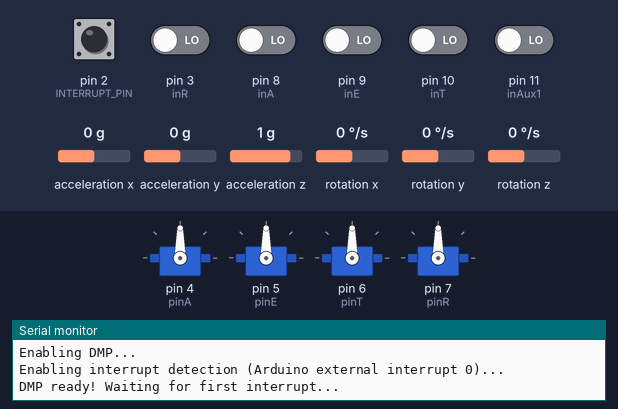
Bench run of a sketch on a simulated Arduino Uno, built with avr-gcc and run on an emulated ATmega328P. Parts: 4 × servo, the last lines printed to the serial monitor. Inputs (shaded band) come from the test bench; at power-on: pin 2 (INTERRUPT_PIN), pin 3 (inR), pin 8 (inA), pin 9 (inE), pin 10 (inT), pin 11 (inAux1) LOW, acceleration x 0 g, acceleration y 0 g, acceleration z 1 g, rotation x 0 °/s, rotation y 0 °/s, rotation z 0 °/s. The sensor or clock chip raises its interrupt line as the real part does.

Above: at 1.7 s.
1.8 s: acceleration x set to -1.4 g
At 6.3 s:
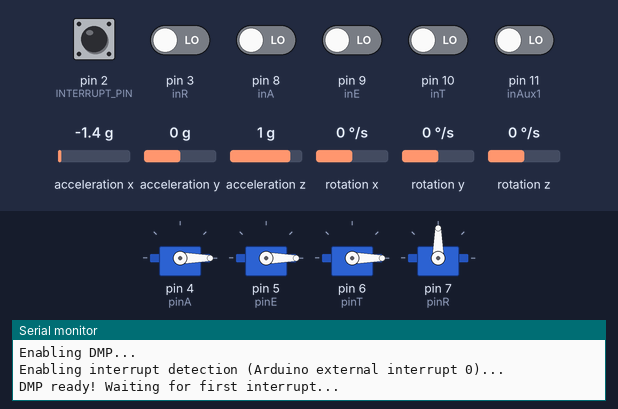
6.7 s: acceleration y set to -1.4 g
At 8.3 s:
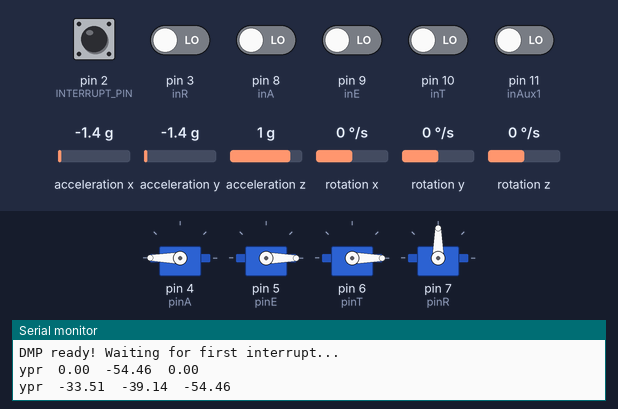
At 9.3 s:
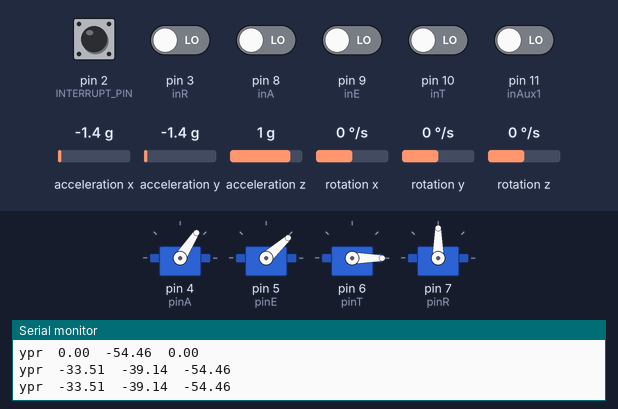
11.6 s: acceleration z set to -1.4 g
16.5 s: acceleration x set to -0.8 g
21.4 s: acceleration y set to -0.8 g
26.3 s: acceleration z set to 0 g
At 27.5 s:
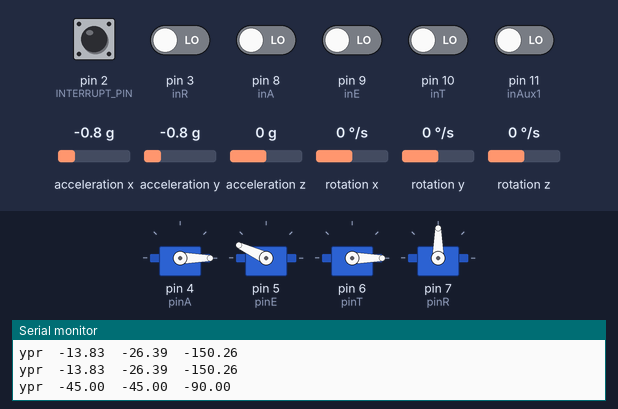
Timing chart, 0 to 35.3 s (numbered marks = the images above; inputs shaded):
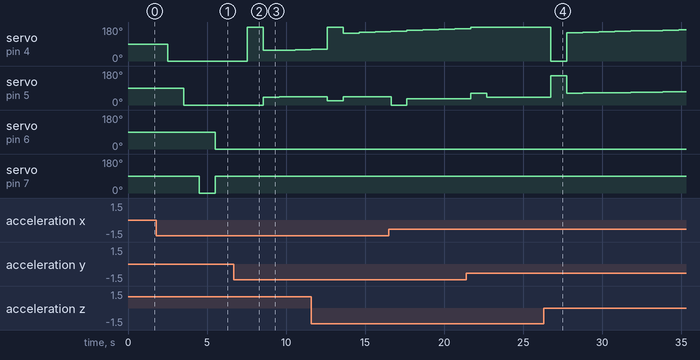

The sketch:

3_axis.ino
```cpp
 #include <Servo.h>
#include "I2Cdev.h"
#include <PID_v1.h>
#include "MPU6050_6Axis_MotionApps20.h"
#include "MPU6050.h"
#if I2CDEV_IMPLEMENTATION == I2CDEV_ARDUINO_WIRE
    #include "Wire.h"
#endif

MPU6050 mpu;
//MPU6050 mpu(0x69); // use for AD0 high
 //on digital input output pin 2 connect mpu's int pin
// MPU control/status vars
bool dmpReady = false;
uint8_t mpuIntStatus;
uint8_t devStatus;
uint16_t packetSize;
uint16_t fifoCount;
uint8_t fifoBuffer[64];

Quaternion q;           // [w, x, y, z]         quaternion container
VectorInt16 aa;         // [x, y, z]            accel sensor measurements
VectorInt16 aaReal;     // [x, y, z]            gravity-free accel sensor measurements
VectorInt16 aaWorld;    // [x, y, z]            world-frame accel sensor measurements
VectorFloat gravity;    // [x, y, z]            gravity vector
float euler[3];         // [psi, theta, phi]    Euler angle container
float ypr[3];           // [yaw, pitch, roll]   yaw/pitch/roll container and gravity vector

volatile bool mpuInterrupt = false;     // indicates whether MPU interrupt pin has gone high
void dmpDataReady() {
    mpuInterrupt = true;
}

//OUTPUTS
Servo sAileron, sElevator, sRudder, sThrottle;
int pinA = 4, pinE = 5, pinT = 6, pinR = 7;
int inA = 8, inE = 9, inT = 10, inR = 3, inAux1 = 11;

//PRESETS
#define SWITCH_THRESHOLD 1500
#define XGO 220
#define YGO 76
#define ZGO -85
#define ZAO 1788
#define INTERRUPT_PIN 2


double setPitch = 90, setRoll = 90, pitchOut, rollOut;
double doubleP, doubleR;
double Kp=2, Ki=0.5, Kd=1;
PID pitchPID(&doubleP, &pitchOut, &setPitch, Kp, Ki, Kd, DIRECT);
PID rollPID(&doubleR, &rollOut, &setRoll, Kp, Ki, Kd, DIRECT);


void setup() {
  sAileron.attach(pinA);
  sElevator.attach(pinE);
  sThrottle.attach(pinT);
  sRudder.attach(pinR);
  pinMode(inA,INPUT);
  pinMode(inE,INPUT);

  pinMode(inT,INPUT);
  pinMode(inR,INPUT);
  pinMode(inAux1,INPUT);

  // join I2C bus (I2Cdev library doesn't do this automatically)
  #if I2CDEV_IMPLEMENTATION == I2CDEV_ARDUINO_WIRE
    Wire.begin();
    Wire.setClock(400000); // 400kHz I2C clock. Comment this line if having compilation difficulties
  #elif I2CDEV_IMPLEMENTATION == I2CDEV_BUILTIN_FASTWIRE
    Fastwire::setup(400, true);
  #endif

  // initialize serial communication
  Serial.begin(115200);
  while (!Serial); // wait for Leonardo enumeration, others continue immediately
    // initialize device
    Serial.println(F("Initializing I2C devices..."));
    mpu.initialize();
    pinMode(INTERRUPT_PIN, INPUT);
    // verify connection
    Serial.println(F("Testing device connections..."));
    Serial.println(mpu.testConnection() ? F("MPU6050 connection successful") : F("MPU6050 connection failed"));
    // wait for ready
    Serial.println(F("\nBeginning now\n "));
    // load and configure the DMP
    Serial.println(F("Initializing DMP..."));
    devStatus = mpu.dmpInitialize();
    // supply your own gyro offsets here, scaled for min sensitivity
    /*mpu.setXGyroOffset(XGO);
    mpu.setYGyroOffset(YGO);
    mpu.setZGyroOffset(ZGO);
    mpu.setZAccelOffset(ZAO);*/
    // make sure it worked (returns 0 if so)
    if (devStatus == 0) {
        // turn on the DMP, now that it's ready
        Serial.println(F("Enabling DMP..."));
        mpu.setDMPEnabled(true);

        // enable Arduino interrupt detection
        Serial.println(F("Enabling interrupt detection (Arduino external interrupt 0)..."));
        attachInterrupt(digitalPinToInterrupt(INTERRUPT_PIN), dmpDataReady, RISING);
        mpuIntStatus = mpu.getIntStatus();

        // set our DMP Ready flag so the main loop() function knows it's okay to use it
        Serial.println(F("DMP ready! Waiting for first interrupt..."));
        dmpReady = true;

        // get expected DMP packet size for later comparison
        packetSize = mpu.dmpGetFIFOPacketSize();
    } else {
        // ERROR!
        // 1 = initial memory load failed
        // 2 = DMP configuration updates failed
        // (if it's going to break, usually the code will be 1)
        Serial.print(F("DMP Initialization failed (code "));
        Serial.print(devStatus);
        Serial.println(F(")"));
    }
  pitchPID.SetMode(AUTOMATIC);
  rollPID.SetMode(AUTOMATIC);
}

void loop() {
  if (!dmpReady) return; //If the device does not initialise, exit immediately
  while(!mpuInterrupt && fifoCount < packetSize && pulseIn(inAux1,HIGH)<SWITCH_THRESHOLD) {
    //Manual Mode
      sAileron.writeMicroseconds(pulseIn(inA,HIGH));
      sElevator.writeMicroseconds(pulseIn(inE,HIGH));
      sRudder.writeMicroseconds(pulseIn(inR,HIGH));
      sThrottle.writeMicroseconds(pulseIn(inT,HIGH));
  }
  //Stabilise Mode
  //Stabilise in 2 axes
  sRudder.write(90);
  sThrottle.writeMicroseconds(pulseIn(inT,HIGH));
  //calculate error
  // reset interrupt flag and get INT_STATUS byte
  mpuInterrupt = false;
  mpuIntStatus = mpu.getIntStatus();
  // get current FIFO count
  fifoCount = mpu.getFIFOCount();
  // check for overflow (this should never happen unless our code is too inefficient)
  if ((mpuIntStatus & 0x10) || fifoCount == 1024) {
    // reset so we can continue cleanly
    mpu.resetFIFO();
    Serial.println(F("FIFO overflow!"));
    // otherwise, check for DMP data ready interrupt (this should happen frequently)
  }else if (mpuIntStatus & 0x02) {
    // wait for correct available data length, should be a VERY short wait
    while (fifoCount < packetSize) fifoCount = mpu.getFIFOCount();
    // read a packet from FIFO
    mpu.getFIFOBytes(fifoBuffer, packetSize);
    // track FIFO count here in case there is > 1 packet available
    // (this lets us immediately read more without waiting for an interrupt)
    fifoCount -= packetSize;
  }
  mpu.dmpGetQuaternion(&q, fifoBuffer);
  mpu.dmpGetGravity(&gravity, &q);
  mpu.dmpGetYawPitchRoll(ypr, &q, &gravity);
  Serial.print("ypr\t");
  Serial.print(ypr[0] * 180/M_PI);
  Serial.print("\t");
  Serial.print(ypr[1] * 180/M_PI);
  Serial.print("\t");
  Serial.println(ypr[2] * 180/M_PI);
  doubleP = (double) (ypr[1]*180/M_PI + 180)/2;
  doubleR = (double) (ypr[2]*180/M_PI + 180)/2;
  //calculate correction value
  pitchPID.Compute();
  rollPID.Compute();
  if(rollOut>=90){
    rollOut = min(180, rollOut);
  }else{
    rollOut = max(0, rollOut);
  }
  if(pitchOut>=90){
    pitchOut = min(180, pitchOut);
  }else{
    pitchOut = max(0, pitchOut);
  }
  //write correction value
  sAileron.write(rollOut);


  sElevator.write(pitchOut);
}
```

Measured:
- after the input at 6.7 s, servo on pin 4 (pinA): 0° → 180° after 0.83 s, → 57° 1.0 s later, → 58° 1.0 s later, → 59° 1.0 s later, … (5 changes in this stretch)
- after the input at 26.3 s, servo on pin 4 (pinA): 180° → 0° after 0.45 s, → 150° 1.0 s later, → 152° 1.0 s later, → 154° 1.0 s later, … (9 changes in this stretch)
